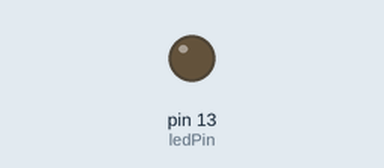
Simulated run of this sketch. Board: Arduino Uno, built with avr-gcc and run on an emulated ATmega328P. On the bench: output pins drawn as LEDs (lit = HIGH).

Above: at 1.3 s.
At 9.5 s:
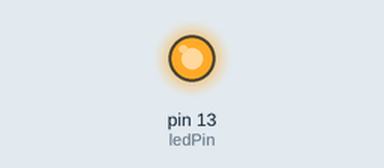
Timing chart, 0 to 9.9 s (numbered marks = the images above):
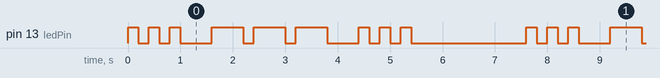

The sketch:

sos_morse.ino
```cpp
/*
 * SOS Morse Kodu
 * S = ···  (3 kısa)
 * O = ---  (3 uzun)
 * S = ···  (3 kısa)
 *
 * Devre Bağlantısı:
 * Pin 13 -> 220Ω Direnç -> LED Anot (+)
 * LED Katot (-) -> GND
 */

const int ledPin = 13;
const int kisaSure = 200;     // Kısa sinyal (nokta)
const int uzunSure = 600;     // Uzun sinyal (çizgi)
const int aralik = 200;       // Sinyal arası
const int harfArasi = 400;    // Harf arası
const int kelimeArasi = 2000; // Kelime arası

void setup() {
  pinMode(ledPin, OUTPUT);
}

// LED'i belirtilen süre yak
void sinyal(int sure) {
  digitalWrite(ledPin, HIGH);
  delay(sure);
  digitalWrite(ledPin, LOW);
  delay(aralik);
}

// S harfi: 3 kısa sinyal
void harfS() {
  for(int i = 0; i < 3; i++) {
    sinyal(kisaSure);
  }
}

// O harfi: 3 uzun sinyal
void harfO() {
  for(int i = 0; i < 3; i++) {
    sinyal(uzunSure);
  }
}

void loop() {
  // S
  harfS();
  delay(harfArasi);

  // O
  harfO();
  delay(harfArasi);

  // S
  harfS();
  delay(kelimeArasi);
}
```

Measured:
- by itself, pin 13 (ledPin): repeats every 7.6 s: 2 × (LOW 0.20 s, HIGH 0.20 s), LOW 0.60 s, 2 × (HIGH 0.60 s, LOW 0.20 s), HIGH 0.60 s, LOW 0.60 s, 2 × (HIGH 0.20 s, LOW 0.20 s), HIGH 0.20 s, LOW 2.2 s, HIGH 0.20 s
- by itself, everything shown: repeats every 7.6 s, in 18 steps
